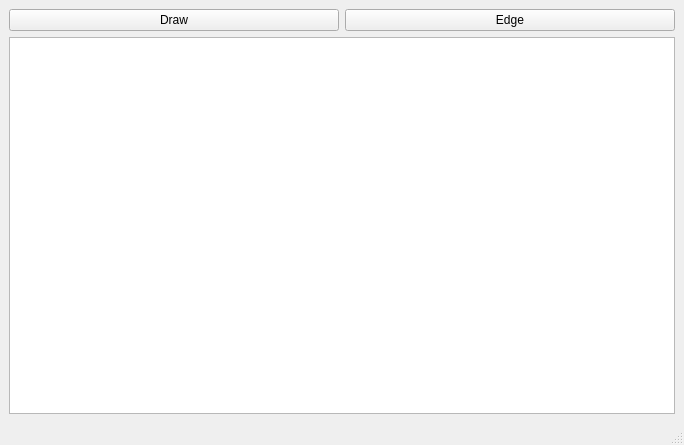
<?xml version="1.0" encoding="UTF-8"?>
<ui version="4.0">
 <class>MainWindow</class>
 <widget class="QMainWindow" name="MainWindow">
  <property name="geometry">
   <rect>
    <x>0</x>
    <y>0</y>
    <width>684</width>
    <height>445</height>
   </rect>
  </property>
  <property name="windowTitle">
   <string>MainWindow</string>
  </property>
  <widget class="QWidget" name="centralwidget">
   <layout class="QVBoxLayout" name="verticalLayout">
    <item>
     <layout class="QHBoxLayout" name="horizontalLayout_2">
      <property name="topMargin">
       <number>0</number>
      </property>
      <item>
       <widget class="QPushButton" name="btnDraw">
        <property name="text">
         <string>Draw</string>
        </property>
       </widget>
      </item>
      <item>
       <widget class="QPushButton" name="btnEdge">
        <property name="text">
         <string>Edge</string>
        </property>
       </widget>
      </item>
     </layout>
    </item>
    <item>
     <widget class="QGraphicsView" name="gView"/>
    </item>
   </layout>
  </widget>
  <widget class="QMenuBar" name="menubar">
   <property name="geometry">
    <rect>
     <x>0</x>
     <y>0</y>
     <width>684</width>
     <height>17</height>
    </rect>
   </property>
  </widget>
  <widget class="QStatusBar" name="statusbar"/>
 </widget>
 <resources/>
 <connections/>
</ui>
